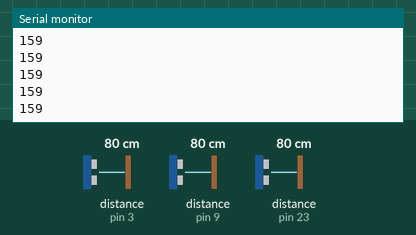
A sketch run on a simulated Arduino Mega 2560, built with avr-gcc and run on an emulated ATmega2560. Parts: the last lines printed to the serial monitor. Wiring (inferred from the names in the program): 3 × ultrasonic range finder: trigger pin 2, echo pin 3 / trigger pin 8, echo pin 9 / trigger pin 22, echo pin 23. The test bench sets the inputs (shaded band); at power-on: distance to the obstacle (sensors on pin 9, pin 3, pin 23) 80 cm. The echo pulse lasts 58.3 µs per cm.

Above: at 1.2 s.
1.3 s: distance to the obstacle (sensor on pin 9) set to 4 cm
2.8 s: distance to the obstacle (sensor on pin 3) set to 2 cm
4.3 s: distance to the obstacle (sensor on pin 23) set to 2 cm
At 5.4 s:
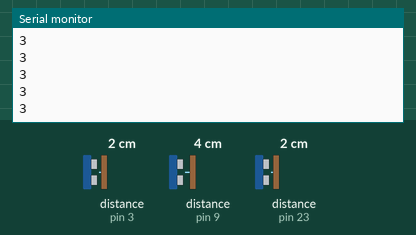
5.8 s: distance to the obstacle (sensor on pin 9) set to 2 cm
7.3 s: distance to the obstacle (sensor on pin 23) set to 4 cm
At 8.4 s:
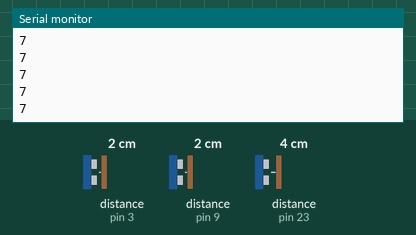
Timing chart, 0 to 8.6 s (numbered marks = the images above; inputs shaded):
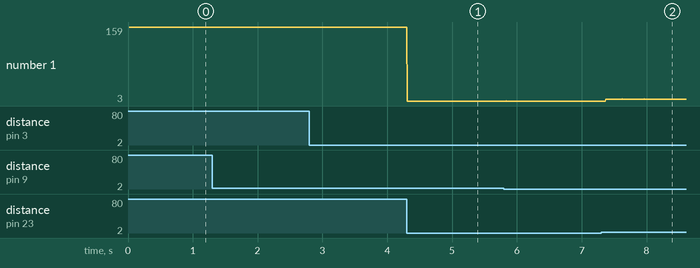

The sketch:

Movement_Code_7_15.ino
```cpp
#include <AccelStepper.h>
#define HALFSTEP 8

//initialize motor pins for both motors

  //initialize Motor 1(Left)
  #define motor1PinA 41
  #define motor1PinB 39
  #define motor1PinC 37
  #define motor1PinD 35

  //initialize Motor 2(Right)
  #define motor2PinA 43
  #define motor2PinB 45
  #define motor2PinC 47
  #define motor2PinD 49

  //initialize Ultrasonic Sensor 1(Left Sensor)
  #define ursEcho1 9
  #define ursTrig1 8

  //initialize Ultrasonic Sensor 2 (Front Sensor)
  #define ursEcho2 23
  #define ursTrig2 22

  //initialize Ultrasonic Sensor 3(Right Sensor)
  #define ursEcho3 3
  #define ursTrig3 2

  //initialize Stepper Motor
  AccelStepper LeftStepper(HALFSTEP, motor1PinA, motor1PinB, motor1PinC, motor1PinD);
  AccelStepper RightStepper(HALFSTEP, motor2PinB, motor2PinB, motor2PinC, motor2PinD);

  long duration1, left, duration2, front, duration3, right;

void setup() {
  Serial.begin(9600);

  //Intialize veriables
  int MaxSpeed = 6000;
  int SetSpeed = 4000;
  int blockDistance = 3000;

  //Intialize pin mode for the first sensor
  pinMode(ursEcho1, INPUT);
  pinMode(ursTrig1, OUTPUT);

  //Intialize pin mode for the second sesnor
  pinMode(ursEcho2, INPUT);
  pinMode(ursTrig2, OUTPUT);

  //Intialize pin mode foor the third sensor
  pinMode(ursEcho3, INPUT);
  pinMode(ursTrig3, OUTPUT);

  //Intialize stepper speeds
  LeftStepper.setMaxSpeed(MaxSpeed);
  LeftStepper.setSpeed(SetSpeed);
  RightStepper.setMaxSpeed(MaxSpeed);
  RightStepper.setSpeed(SetSpeed);

}

void loop() {

  //read all sensors
  readSensors();

  //Sensor Readings
  //Serial.print(left);
  //Serial.print("\n");
  Serial.print(front);
  Serial.print("\n");
  //Serial.print(right);
  //Serial.print("\n");


//Left Corner Test
if (front > 3)
  {
    RightStepper.moveTo(50);
    LeftStepper.moveTo(50);
  }
else
  {
    LeftStepper.moveTo(50);
    RightStepper.moveTo(-50);
  }

}

void readSensors()
{
  // Ultrasonic Sensor Signal Setup
  digitalWrite(ursTrig1, LOW);
  delayMicroseconds(2);
  digitalWrite(ursTrig1, HIGH);
  delayMicroseconds(10);
  digitalWrite(ursTrig1,LOW);
  duration1 = pulseIn(ursEcho1, HIGH);
  left = duration1/29.1;

  digitalWrite(ursTrig2, LOW);
  delayMicroseconds(2);
  digitalWrite(ursTrig2, HIGH);
  delayMicroseconds(10);
  digitalWrite(ursTrig2,LOW);
  duration2 = pulseIn(ursEcho2, HIGH);
  front = duration2/29.1;

  digitalWrite(ursTrig3, LOW);
  delayMicroseconds(2);
  digitalWrite(ursTrig3, HIGH);
  delayMicroseconds(10);
  digitalWrite(ursTrig3,LOW);
  duration3 = pulseIn(ursEcho3, HIGH);
  right = duration3/29.1;

}
```

Measured:
- after the input at 4.3 s, the serial monitor: prints a new line at once (image 1)
- after the input at 7.3 s, the serial monitor: prints a new line after 0.07 s (image 2)
- plotted number 1: 159 → 3 after the input at 4.3 s, 3 → 7 after the input at 7.3 s
